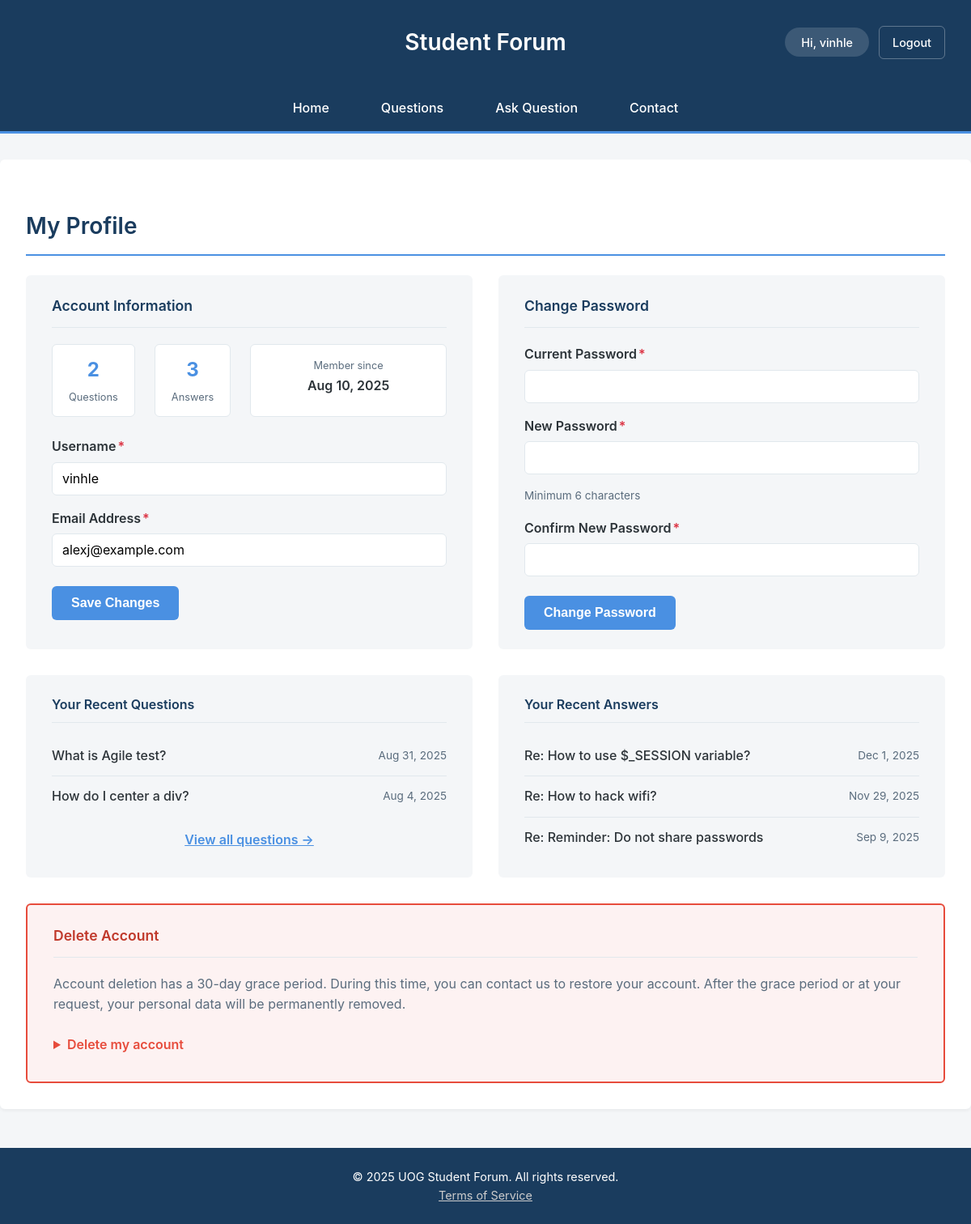
/profile.php (signed in), run on the app's committed database.
### tables this page shows
CREATE TABLE `user_account` (
  `user_id` int(11) NOT NULL,
  `username` varchar(100) NOT NULL,
  `email` varchar(255) NOT NULL,
  `password` varchar(255) NOT NULL,
  `status` varchar(50) NOT NULL DEFAULT 'active',
  `created_at` timestamp NOT NULL DEFAULT current_timestamp()
);

CREATE TABLE `question` (
  `question_id` int(11) NOT NULL,
  `title` varchar(255) NOT NULL,
  `content` text NOT NULL,
  `image` varchar(255) DEFAULT NULL,
  `view_count` int(11) NOT NULL DEFAULT 0,
  `status` varchar(50) NOT NULL DEFAULT 'active',
  `created_at` timestamp NOT NULL DEFAULT current_timestamp(),
  `user_id` int(11) DEFAULT NULL,
  `module_id` int(11) NOT NULL,
  `updated_at` timestamp NOT NULL DEFAULT current_timestamp() ON UPDATE current_timestamp()
);

CREATE TABLE `answer` (
  `answer_id` int(11) NOT NULL,
  `content` text NOT NULL,
  `is_accepted` tinyint(1) NOT NULL DEFAULT 0,
  `image` varchar(255) DEFAULT NULL,
  `status` varchar(50) NOT NULL DEFAULT 'active',
  `created_at` timestamp NOT NULL DEFAULT current_timestamp(),
  `user_id` int(11) DEFAULT NULL,
  `question_id` int(11) NOT NULL
);

### profile.php (called while the page is built, shortened)
<?php
include FUNCTIONS_PATH . 'SessionFunctions.php';
include INCLUDES_PATH . 'DatabaseConnection.php';
include FUNCTIONS_PATH . 'DatabaseFunctions.php';
include FUNCTIONS_PATH . 'UserDbFunctions.php';
include FUNCTIONS_PATH . 'QuestionDbFunctions.php';
include FUNCTIONS_PATH . 'AnswerDbFunctions.php';
$userId = getCurrentUserId();
$profile = getUserProfile($pdo, $userId);
$myQuestions = getQuestionList($pdo, null, $userId, true);
$myQuestions = array_slice($myQuestions, 0, 5);
$myAnswers = getAnswersByUser($pdo, $userId, 5);
include PUBLIC_TEMPLATES . 'profile.html.php';
include PUBLIC_TEMPLATES . 'layout.html.php';

### includes/functions/SessionFunctions.php (called while the page is built, shortened)
<?php
function isAdmin() {
    return isset($_SESSION['is_admin']) && $_SESSION['is_admin'] === true;
}
function getCurrentUserId() {
    return $_SESSION['user_id'] ?? null;
}

### includes/functions/UserDbFunctions.php (called while the page is built, shortened)
<?php
function getUserProfile($pdo, $user_id) {
    $sql = 'SELECT u.user_id, u.username, u.email, u.status, u.created_at,
            (SELECT COUNT(*) FROM question WHERE user_id = u.user_id) as question_count,
            (SELECT COUNT(*) FROM answer WHERE user_id = u.user_id) as answer_count
            FROM user_account u
            WHERE u.user_id = :id';
    $query = query($pdo, $sql, [':id' => $user_id]);
    return $query->fetch();
}

### includes/functions/DatabaseFunctions.php (called while the page is built, shortened)
<?php
function query($pdo, $sql, $parameters = []) {
    $query = $pdo->prepare($sql);
    $query->execute($parameters);
    return $query;
}

### includes/functions/QuestionDbFunctions.php (called while the page is built, shortened)
<?php
function getQuestionList($pdo, $module_id = null, $user_id = null, $publicView = false, $searchTerm = null, $authorSearch = null) {
    if ($publicView) {
        $sql = 'SELECT q.question_id, q.title, q.content, q.image, q.created_at, q.view_count,
                u.email,
                CASE WHEN u.status = \'deleted\' THEN \'[Deleted]\' ELSE u.username END as username,
                CASE WHEN m.status = \'deleted\' THEN \'[Archived]\' ELSE m.module_name END as module_name,
                m.module_id, u.user_id, u.status as user_status, m.status as module_status
        FROM question q
        INNER JOIN user_account u ON q.user_id = u.user_id
        INNER JOIN module m ON q.module_id = m.module_id';
    }
    $params = [];
    $conditions = [];
    if ($user_id !== null) {
        $conditions[] = 'q.user_id = :user_id';
        $params[':user_id'] = $user_id;
    }
    if (!empty($conditions)) {
        $sql .= ' WHERE ' . implode(' AND ', $conditions);
    }
    $sql .= ' ORDER BY q.created_at DESC';
    $questions = query($pdo, $sql, $params);
    return $questions->fetchAll();
}

### includes/functions/AnswerDbFunctions.php (called while the page is built, shortened)
<?php
function getAnswersByUser($pdo, $user_id, $limit = null) {
    $sql = 'SELECT a.answer_id, a.content, a.image, a.created_at, a.question_id,
            q.title as question_title,
            u.username, u.email
            FROM answer a
            INNER JOIN question q ON a.question_id = q.question_id
            INNER JOIN user_account u ON a.user_id = u.user_id
            WHERE a.user_id = :user_id
            ORDER BY a.created_at DESC';
    if ($limit !== null) {
        $sql .= ' LIMIT ' . intval($limit);
    }
    $query = query($pdo, $sql, [':user_id' => $user_id]);
    return $query->fetchAll();
}

### templates/public/profile.html.php (the view, shortened to what this page needs)
<div class="profile-page">
    <h2>My Profile</h2>
    <div class="profile-layout">
        <div class="profile-section">
            <h3>Account Information</h3>
            <div class="profile-stats">
                <div class="stat-badge">
                    <span class="stat-number"><?= htmlspecialchars($profile['question_count']) ?></span>
                    <span class="stat-label">Questions</span>
                </div>
                <div class="stat-badge">
                    <span class="stat-number"><?= htmlspecialchars($profile['answer_count']) ?></span>
                    <span class="stat-label">Answers</span>
                </div>
                <div class="stat-badge stat-date">
                    <span class="stat-label">Member since</span>
                    <span class="stat-value"><?= htmlspecialchars(date('M j, Y', strtotime($profile['created_at']))) ?></span>
                </div>
            </div>
            <form action="profile.php" method="post" class="profile-form">
                <div class="form-group">
                    <label for="username">Username<span class="required">*</span></label>
                    <input type="text" id="username" name="username" required minlength="3" maxlength="50"
                           value="<?= htmlspecialchars($profile['username'], ENT_QUOTES, 'UTF-8') ?>">
                </div>
                <div class="form-group">
                    <label for="email">Email Address<span class="required">*</span></label>
                    <input type="email" id="email" name="email" required
                           value="<?= htmlspecialchars($profile['email'], ENT_QUOTES, 'UTF-8') ?>">
                </div>
                <div class="form-actions">
                    <button type="submit" class="btn-primary">Save Changes</button>
                </div>
            </form>
        </div>
        <div class="profile-section">
            <h3>Change Password</h3>
            <form action="profile.php" method="post" class="profile-form">
                <div class="form-group">
                    <label for="current_password">Current Password<span class="required">*</span></label>
                    <input type="password" id="current_password" name="current_password" required>
                </div>
                <div class="form-group">
                    <label for="new_password">New Password<span class="required">*</span></label>
                    <input type="password" id="new_password" name="new_password" required minlength="6">
                    <small>Minimum 6 characters</small>
                </div>
                <div class="form-group">
                    <label for="confirm_password">Confirm New Password<span class="required">*</span></label>
                    <input type="password" id="confirm_password" name="confirm_password" required>
                </div>
                <div class="form-actions">
                    <button type="submit" class="btn-primary">Change Password</button>
                </div>
            </form>
        </div>
    </div>
    <div class="profile-activity">
        <div class="activity-column">
            <h3>Your Recent Questions</h3>
            <?php if (!empty($myQuestions)): ?>
                <ul class="activity-list">
                    <?php foreach($myQuestions as $q): ?>
                        <li>
                            <a href="questiondetail.php?id=<?= $q['question_id'] ?>"><?= htmlspecialchars($q['title'], ENT_QUOTES, 'UTF-8') ?></a>
                            <span class="activity-date"><?= htmlspecialchars(date('M j, Y', strtotime($q['created_at']))) ?></span>
                        </li>
                    <?php endforeach; ?>
                </ul>
                <a href="questions.php?author=mine" class="view-all">View all questions →</a>
            <?php else: ?>
                <p class="empty-state">No questions yet. <a href="addquestion.php">Ask your first question!</a></p>
            <?php endif; ?>
        </div>
        <div class="activity-column">
            <h3>Your Recent Answers</h3>
            <?php if (!empty($myAnswers)): ?>
                <ul class="activity-list">
                    <?php foreach($myAnswers as $a): ?>
                        <li>
                            <a href="questiondetail.php?id=<?= $a['question_id'] ?>">Re: <?= htmlspecialchars($a['question_title'], ENT_QUOTES, 'UTF-8') ?></a>
                            <span class="activity-date"><?= htmlspecialchars(date('M j, Y', strtotime($a['created_at']))) ?></span>
                        </li>
                    <?php endforeach; ?>
                </ul>
            <?php else: ?>
                <p class="empty-state">No answers yet. <a href="questions.php">Help others by answering!</a></p>
            <?php endif; ?>
        </div>
    </div>
    <?php if (!isAdmin()): ?>
    <div class="profile-section danger-zone">
        <h3>Delete Account</h3>
        <p>Account deletion has a 30-day grace period. During this time, you can contact us to restore your account. After the grace period or at your request, your personal data will be permanently removed.</p>
        <details class="delete-account-details">
            <summary>Delete my account</summary>
        </details>
    </div>
    <?php endif; ?>
</div>

### data on the page
user_account: created_at "Aug 10, 2025", username "vinhle", email "alexj@example.com"
question: title "What is Agile test?", created_at "Aug 31, 2025"
question: title "How do I center a div?", created_at "Aug 4, 2025"
answer: question.title "How to use $_SESSION variable?", created_at "Dec 1, 2025"
answer: question.title "How to hack wifi?", created_at "Nov 29, 2025"
answer: question.title "Reminder: Do not share passwords", created_at "Sep 9, 2025"

### other printed values
$_SESSION['username'] "vinhle"
$profile['question_count'] "2"
$profile['answer_count'] "3"
